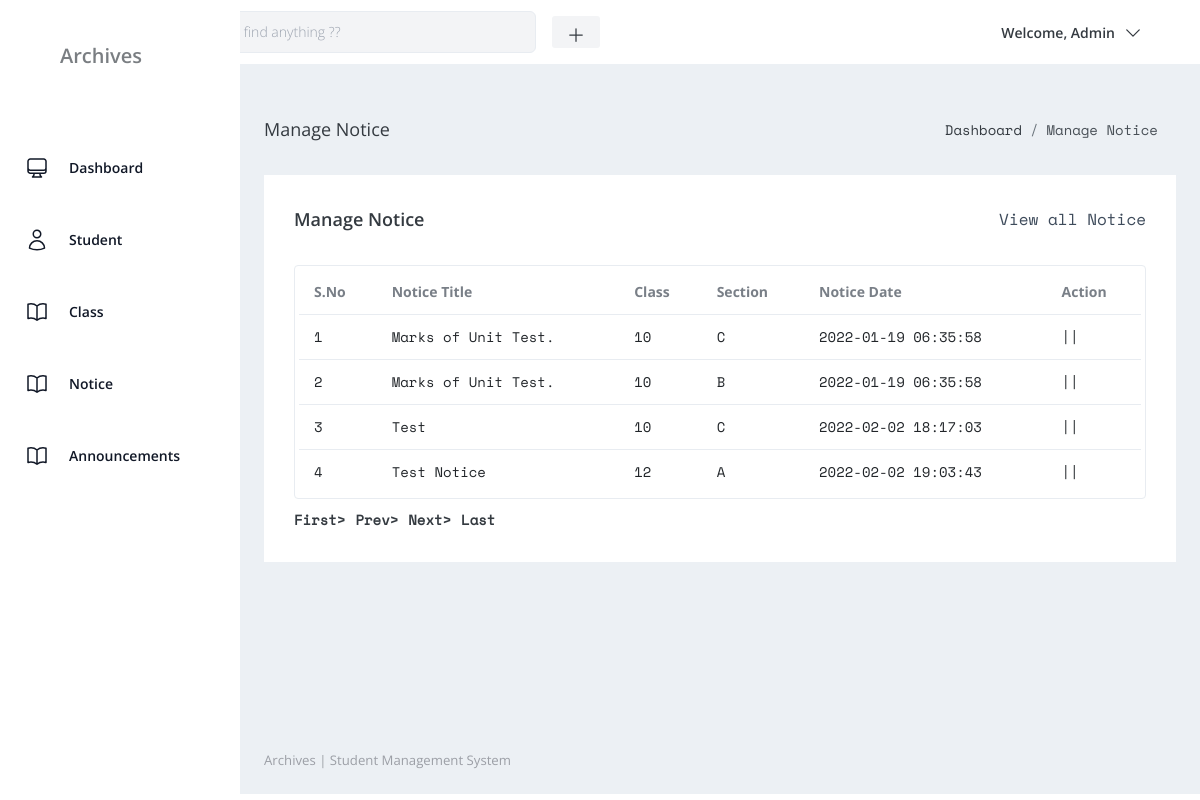
The app's page /admin/manage-notice.php (signed in) with its own data.
### tables this page shows
CREATE TABLE `tblnotice` (
  `ID` int NOT NULL,
  `NoticeTitle` mediumtext,
  `ClassId` int DEFAULT NULL,
  `NoticeMsg` mediumtext,
  `CreationDate` timestamp NULL DEFAULT CURRENT_TIMESTAMP
);

CREATE TABLE `tblclass` (
  `ID` int NOT NULL,
  `ClassName` varchar(50) DEFAULT NULL,
  `Section` varchar(20) DEFAULT NULL,
  `CreationDate` timestamp NULL DEFAULT CURRENT_TIMESTAMP
);

### admin/manage-notice.php (the view, shortened to what this page needs)
<?php
include('includes/dbconnection.php');
if (strlen($_SESSION['sturecmsaid']==0)) {
  header('location:logout.php');
  } else{
?>
<!DOCTYPE html>
<html lang="en">
  <head>
    <link href="https://cdn.jsdelivr.net/npm/daisyui@4.7.3/dist/full.min.css" rel="stylesheet" type="text/css" />
    <script src="https://cdn.tailwindcss.com"></script>
    <link rel="stylesheet" href="css/style.css" />
    <link rel="stylesheet" href="../includes/skin.css" />
  </head>
  <body>
    <div class="container-scroller">
     <?php include_once('includes/header.php');?>
      <div class="container-fluid page-body-wrapper">
        <?php include_once('includes/sidebar.php');?>
        <div class="main-panel">
          <div class="content-wrapper">
             <div class="page-header">
              <h3 class="page-title"> Manage Notice </h3>
              <nav aria-label="breadcrumb">
                <ol class="breadcrumb">
                  <li class="breadcrumb-item"><a href="dashboard.php">Dashboard</a></li>
                  <li class="breadcrumb-item active" aria-current="page"> Manage Notice</li>
                </ol>
              </nav>
            </div>
            <div class="row">
              <div class="col-md-12 grid-margin stretch-card">
                <div class="card">
                  <div class="card-body">
                    <div class="d-sm-flex align-items-center mb-4">
                      <h4 class="card-title mb-sm-0">Manage Notice</h4>
                      <a href="#" class="text-dark ml-auto mb-3 mb-sm-0"> View all Notice</a>
                    </div>
                    <div class="table-responsive border rounded p-1">
                      <table class="table">
                        <thead>
                          <tr>
                            <th class="font-weight-bold">S.No</th>
                            <th class="font-weight-bold">Notice Title</th>
                            <th class="font-weight-bold">Class</th>
                            <th class="font-weight-bold">Section</th>
                            <th class="font-weight-bold">Notice Date</th>
                            <th class="font-weight-bold">Action</th>
                          </tr>
                        </thead>
                        <tbody>
                           <?php
                           if (isset($_GET['pageno'])) {
            $pageno = $_GET['pageno'];
        } else {
            $pageno = 1;
        }
        $no_of_records_per_page =15;
        $offset = ($pageno-1) * $no_of_records_per_page;
       $ret = "SELECT ID FROM tblnotice";
$query1 = $dbh -> prepare($ret);
$query1->execute();
$total_rows=$query1->rowCount();
$total_pages = ceil($total_rows / $no_of_records_per_page);
$sql="SELECT tblclass.ID,tblclass.ClassName,tblclass.Section,tblnotice.NoticeTitle,tblnotice.CreationDate,tblnotice.ClassId,tblnotice.ID as nid from tblnotice join tblclass on tblclass.ID=tblnotice.ClassId LIMIT $offset, $no_of_records_per_page";
$query = $dbh -> prepare($sql);
$query->execute();
$results=$query->fetchAll(PDO::FETCH_OBJ);
$cnt=1;
if($query->rowCount() > 0)
{
foreach($results as $row)
{               ?>
                          <tr>
                            <td><?php echo htmlentities($cnt);?></td>
                            <td><?php  echo htmlentities($row->NoticeTitle);?></td>
                            <td><?php  echo htmlentities($row->ClassName);?></td>
                            <td><?php  echo htmlentities($row->Section);?></td>
                            <td><?php  echo htmlentities($row->CreationDate);?></td>
                            <td>
                              <div><a href="edit-notice-detail.php?editid=<?php echo htmlentities ($row->ID);?>"><i class="icon-eye"></i></a>
                                                || <a href="manage-notice.php?delid=<?php echo ($row->ID);?>" onclick="return confirm('Do you really want to Delete ?');"> <i class="icon-trash"></i></a></div>
                            </td>
                          </tr><?php $cnt=$cnt+1;}} ?>
                        </tbody>
                      </table>
                    </div>
                   <div align="left">
    <ul class="pagination" >
        <li><a href="?pageno=1"><strong>First></strong></a></li>
        <li class="<?php if($pageno <= 1){ echo 'disabled'; } ?>">
            <a href="<?php if($pageno <= 1){ echo '#'; } else { echo "?pageno=".($pageno - 1); } ?>"><strong style="padding-left: 10px">Prev></strong></a>
        </li>
        <li class="<?php if($pageno >= $total_pages){ echo 'disabled'; } ?>">
            <a href="<?php if($pageno >= $total_pages){ echo '#'; } else { echo "?pageno=".($pageno + 1); } ?>"><strong style="padding-left: 10px">Next></strong></a>
        </li>
        <li><a href="?pageno=<?php echo $total_pages; ?>"><strong style="padding-left: 10px">Last</strong></a></li>
    </ul>
</div>
                  </div>
                </div>
              </div>
            </div>
          </div>
         <?php include_once('includes/footer.php');?>
        </div>
      </div>
    </div>
  </body>
</html><?php }  ?>

### admin/includes/header.php (shortened to what this page needs)
<?php
$aid = $_SESSION['sturecmsaid'];
$sql = "SELECT * from tbladmin where ID=:aid";
$query = $dbh->prepare($sql);
$query->bindParam(':aid', $aid, PDO::PARAM_STR);
$query->execute();
$results = $query->fetchAll(PDO::FETCH_OBJ);
if ($query->rowCount() > 0) {
  foreach ($results as $row) {               ?>
    <div class="navbar bg-white">
      <div class="navbar-center space-x-4">
        <div class="relative">
          <div class="absolute inset-y-0 start-0 flex items-center ps-3">
            <a href="search.php">
            </a>
          </div>
          <input type="text" id="simple-search" class="bg-gray-100 border border-gray-300 text-gray-900 text-sm rounded-md focus:ring-blue-500 focus:border-blue-500 block w-full lg:w-96 ps-10 p-2.5" placeholder="want to find anything ??" required />
        </div>
        <div class="dropdown dropdown-right dropdown-hover">
          <div tabindex="0" role="button" class="btn btn-sm btn-ghost bg-gray-100">
            <svg xmlns="http://www.w3.org/2000/svg" fill="none" viewBox="0 0 24 24" stroke-width="1.5" stroke="currentColor" class="w-5 h-5">
              <path stroke-linecap="round" stroke-linejoin="round" d="M12 4.5v15m7.5-7.5h-15" />
            </svg>
          </div>
        </div>
      </div>
      <div class="flex-none gap-2 navbar-end">
        <div class="dropdown dropdown-end">
          <div tabindex="0" role="button" class="btn btn-ghost flex">
            <h1> Welcome, <?php echo htmlentities($row->AdminName); ?></h1>
            <svg xmlns="http://www.w3.org/2000/svg" fill="none" viewBox="0 0 24 24" stroke-width="1.5" stroke="currentColor" class="w-5 h-5">
              <path stroke-linecap="round" stroke-linejoin="round" d="m19.5 8.25-7.5 7.5-7.5-7.5" />
            </svg>
          </div>
        </div>
      </div>
    </div>
<?php $cnt = $cnt + 1;
  }
} ?>

### includes/skin.css (style rules this page uses)
html,body { font-family: spacemon; }

### records on screen
tblnotice: NoticeTitle "Marks of Unit Test.", ClassId.ClassName "10", ClassId.Section "C", CreationDate "2022-01-19 06:35:58"
tblnotice: NoticeTitle "Marks of Unit Test.", ClassId.ClassName "10", ClassId.Section "B", CreationDate "2022-01-19 06:35:58"
tblnotice: NoticeTitle "Test", ClassId.ClassName "10", ClassId.Section "C", CreationDate "2022-02-02 18:17:03"
tblnotice: NoticeTitle "Test Notice", ClassId.ClassName "12", ClassId.Section "A", CreationDate "2022-02-02 19:03:43"

### other values on screen
$row->AdminName "Admin"
